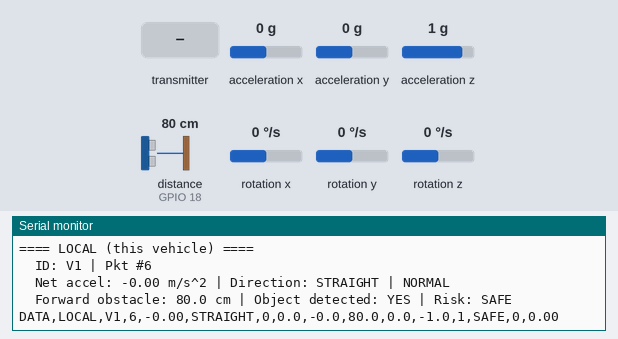
The sketch below on a simulated ESP32. Shown: the last lines printed to the serial monitor. Wiring (inferred from the names in the program): ultrasonic range finder: trigger GPIO 19; echo GPIO 18; MPU-9250 motion sensor at I2C address 0x68. The inputs (shaded band) are chosen by the test bench; at power-on: acceleration x 0 g, distance to the obstacle (sensor on GPIO 18) 80 cm, acceleration y 0 g, rotation z 0 °/s, acceleration z 1 g, rotation x 0 °/s, rotation y 0 °/s. The echo pulse lasts 58.3 µs per cm.

Above: at 1.7 s.
1.8 s: acceleration x set to -1.4 g
At 1.92 s:
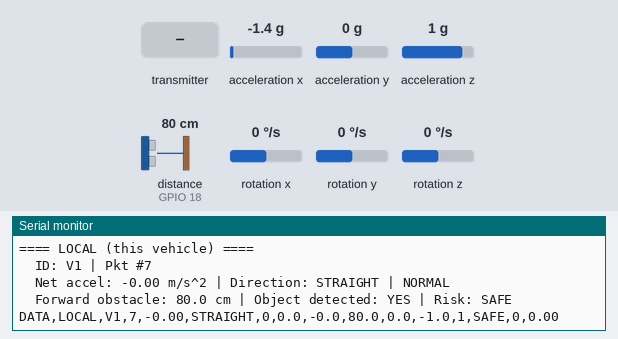
3.6 s: distance to the obstacle (sensor on GPIO 18) set to 2 cm
At 3.92 s:
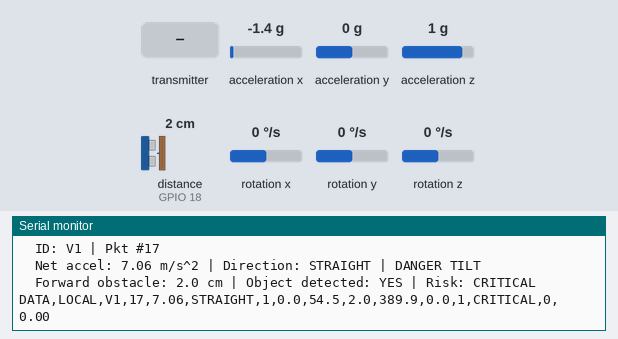
5.2 s: the transmitter starts sending msgType = 0
At 5.34 s:
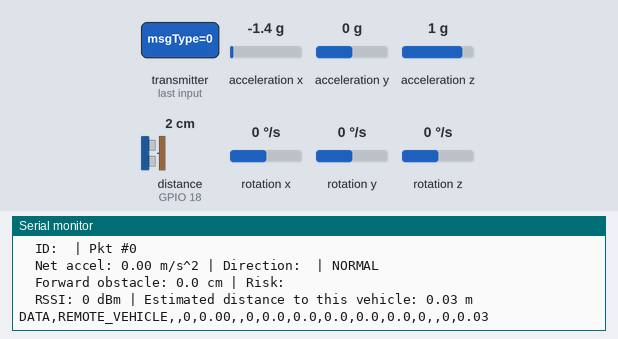
6.7 s: acceleration y set to -0.2 g
At 6.92 s:
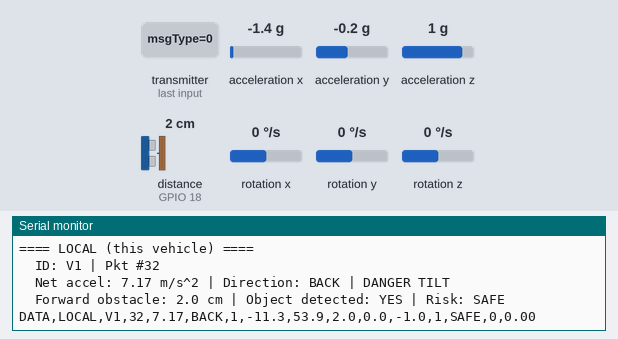
8.2 s: rotation z set to -192 °/s
At 8.52 s:
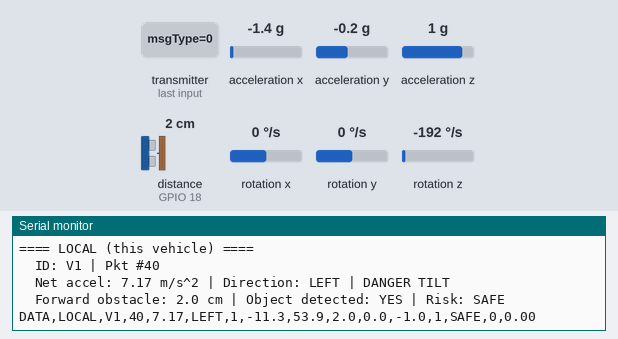
9.8 s: distance to the obstacle (sensor on GPIO 18) set to 120 cm
At 9.92 s:
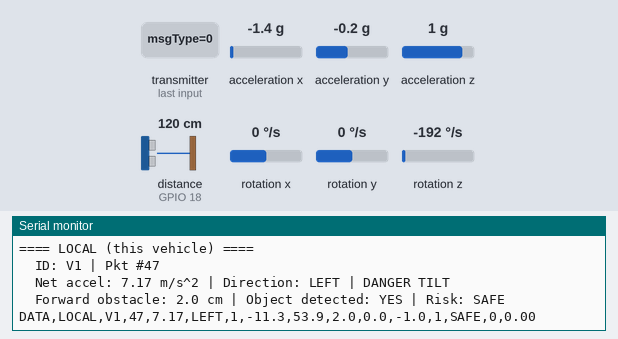

The sketch:

vehicle_node.ino
```cpp
/*
  ESP-NOW VEHICLE NODE — MPU6500 + HC-SR04 + multi-node awareness
  -----------------------------------------------------------------------------
  Flash this on BOTH vehicle ESP32 boards. There are 3 boards total in this
  system:
      - Vehicle A  (this sketch, DEVICE_ID = "V1")
      - Vehicle B  (this sketch, DEVICE_ID = "V2")
      - Blind Node (blind_node.ino, DEVICE_ID = "BN1")

  Each vehicle:
    1) Reads its own MPU6500 accel/gyro + HC-SR04 distance, computes net
       accel, tilt (Danger Tilt/Normal), direction (LEFT/RIGHT/STRAIGHT/BACK)
       and forward-obstacle TTC/risk — exactly as before.
    2) Broadcasts that as a MSG_TELEMETRY packet, tagged with its own
       deviceType (VEHICLE) and deviceId ("V1"/"V2").
    3) Listens for broadcasts from everyone else and sorts them by sender:
         - MSG_TELEMETRY from the OTHER vehicle  -> "other vehicle" data
         - MSG_BEACON     from the blind node    -> "blind node detected,
                                                      approaching at X m"
                                                      (distance via RSSI)
         - MSG_RELAY_ALERT addressed to ME       -> the blind node has seen
                                                      BOTH vehicles at once
                                                      and is warning me that
                                                      the other vehicle is
                                                      coming from the far
                                                      side of the blind spot
    4) Prints everything to Serial, human-readable, AND as "DATA,..." lines
       the companion Python dashboard (vehicle_dashboard.py) parses.

  >>> CHANGE THIS on each vehicle board before flashing: <<<
*/
#define DEVICE_ID "V1"     // use "V2" on the second vehicle board

/*
  Wiring (MPU6500):
    MPU6500 VCC -> 3.3V   | MPU6500 GND -> GND
    MPU6500 SCL -> GPIO22 | MPU6500 SDA -> GPIO21
    MPU6500 AD0 -> GND (I2C addr 0x68; tie to 3.3V for 0x69 and update
                   MPU6500_I2C_ADDR below)

  Wiring (HC-SR04):
    VCC->5V/VIN, GND->GND, Trig->GPIO19, Echo->GPIO18 (through a voltage
    divider — Echo is 5V, ESP32 GPIOs are 3.3V max)

  Libraries required: NONE beyond the ESP32 core (MPU6500 is read directly
  over I2C via Wire — see the driver class below).
*/

#include <Wire.h>
#include <string.h>
#include <math.h>
#include <WiFi.h>
#include <esp_now.h>

// ---------------- CONFIGURATION ----------------
#define RSSI_AT_1M     -40.0     // calibrate: place boards 1m apart, read RSSI, update
#define PATH_LOSS_EXP   2.5      // 2.0 open space, 2.5-3.5 indoors
#define SEND_INTERVAL_MS  200

#define TRIG_PIN  19
#define ECHO_PIN  18
#define SOUND_CM_PER_US  0.01715
#define MAX_VALID_DISTANCE_CM  400.0

#define TTC_CRITICAL_SEC   3.0
#define TTC_WARNING_SEC    8.0
#define TTC_CAUTION_SEC   15.0

#define TILT_DANGER_DEG            25.0
#define GYRO_TURN_THRESH            0.35
#define ACC_FWD_THRESH              0.6
#define OBJECT_DETECT_THRESHOLD_CM  100.0
#define GRAVITY_MS2                 9.81

#define MPU6500_I2C_ADDR     0x68
#define REG_SMPLRT_DIV       0x19
#define REG_CONFIG           0x1A
#define REG_GYRO_CONFIG      0x1B
#define REG_ACCEL_CONFIG     0x1C
#define REG_ACCEL_CONFIG2    0x1D
#define REG_PWR_MGMT_1       0x6B
#define REG_WHO_AM_I         0x75
#define REG_ACCEL_XOUT_H     0x3B

// ---- Shared packet identity constants (MUST match blind_node.ino) ----
#define DEV_VEHICLE  0
#define DEV_BLIND    1

#define MSG_TELEMETRY    0
#define MSG_BEACON       1
#define MSG_RELAY_ALERT  2

// ------------------------------------

// ---------- Minimal MPU6500 driver (I2C via Wire, no external library) ----------
class MPU6500 {
  public:
    bool begin(uint8_t addr = MPU6500_I2C_ADDR) {
      _addr = addr;
      Wire.beginTransmission(_addr);
      if (Wire.endTransmission() != 0) return false;

      uint8_t who = readReg(REG_WHO_AM_I);
      if (who != 0x70 && who != 0x71 && who != 0x73) {
        Serial.print("MPU6500: unexpected WHO_AM_I 0x");
        Serial.println(who, HEX);
      }

      writeReg(REG_PWR_MGMT_1, 0x00);
      delay(50);
      writeReg(REG_GYRO_CONFIG, 0x08);    // +/-500 dps
      writeReg(REG_ACCEL_CONFIG, 0x10);   // +/-8 g
      writeReg(REG_CONFIG, 0x04);         // gyro DLPF ~20Hz
      writeReg(REG_ACCEL_CONFIG2, 0x04);  // accel DLPF ~21Hz
      writeReg(REG_SMPLRT_DIV, 0x00);

      _accelSensLsbPerG  = 4096.0;
      _gyroSensLsbPerDps = 65.5;
      return true;
    }

    void readAccelGyro(float &ax, float &ay, float &az,
                        float &gx, float &gy, float &gz) {
      uint8_t buf[14];
      readRegs(REG_ACCEL_XOUT_H, buf, 14);
      int16_t rawAx = (int16_t)((buf[0]  << 8) | buf[1]);
      int16_t rawAy = (int16_t)((buf[2]  << 8) | buf[3]);
      int16_t rawAz = (int16_t)((buf[4]  << 8) | buf[5]);
      int16_t rawGx = (int16_t)((buf[8]  << 8) | buf[9]);
      int16_t rawGy = (int16_t)((buf[10] << 8) | buf[11]);
      int16_t rawGz = (int16_t)((buf[12] << 8) | buf[13]);

      const float G_TO_MS2 = 9.80665;
      ax = (rawAx / _accelSensLsbPerG) * G_TO_MS2;
      ay = (rawAy / _accelSensLsbPerG) * G_TO_MS2;
      az = (rawAz / _accelSensLsbPerG) * G_TO_MS2;

      const float DEG_TO_RAD_ = PI / 180.0;   // renamed to avoid clashing with Arduino.h's DEG_TO_RAD macro
      gx = (rawGx / _gyroSensLsbPerDps) * DEG_TO_RAD_;
      gy = (rawGy / _gyroSensLsbPerDps) * DEG_TO_RAD_;
      gz = (rawGz / _gyroSensLsbPerDps) * DEG_TO_RAD_;
    }

  private:
    uint8_t _addr = MPU6500_I2C_ADDR;
    float _accelSensLsbPerG  = 4096.0;
    float _gyroSensLsbPerDps = 65.5;

    void writeReg(uint8_t reg, uint8_t val) {
      Wire.beginTransmission(_addr);
      Wire.write(reg);
      Wire.write(val);
      Wire.endTransmission();
    }
    uint8_t readReg(uint8_t reg) {
      Wire.beginTransmission(_addr);
      Wire.write(reg);
      Wire.endTransmission(false);
      Wire.requestFrom((int)_addr, 1);
      return Wire.available() ? Wire.read() : 0;
    }
    void readRegs(uint8_t startReg, uint8_t *buf, uint8_t len) {
      Wire.beginTransmission(_addr);
      Wire.write(startReg);
      Wire.endTransmission(false);
      Wire.requestFrom((int)_addr, (int)len);
      for (uint8_t i = 0; i < len && Wire.available(); i++) buf[i] = Wire.read();
    }
};

MPU6500 mpu;

uint8_t broadcastAddress[] = {0xFF, 0xFF, 0xFF, 0xFF, 0xFF, 0xFF};

// ---- Shared packet format (IDENTICAL layout in blind_node.ino) ----
typedef struct struct_message {
  uint8_t  msgType;          // MSG_TELEMETRY / MSG_BEACON / MSG_RELAY_ALERT
  uint8_t  deviceType;       // DEV_VEHICLE / DEV_BLIND  (sender's type)
  char     deviceId[8];      // sender's id, e.g. "V1", "V2", "BN1"
  uint32_t counter;

  float accX, accY, accZ;
  float gyroX, gyroY, gyroZ;

  float distanceCm;
  float closingSpeedCmS;
  float ttcSec;
  char  riskLevel[10];

  float netAccel;
  char  direction[10];
  uint8_t dangerTilt;
  float rollDeg;
  float pitchDeg;
  uint8_t objectDetected;

  // Only meaningful when msgType == MSG_RELAY_ALERT (sent by the blind node)
  char  targetId[8];         // which vehicle this alert is FOR
  char  otherVehicleId[8];   // the OTHER vehicle, on the far side
  float otherVehicleDistM;   // that other vehicle's distance from the blind node
} struct_message;

struct_message outgoingMsg;
unsigned long lastSend = 0;
uint32_t sendCounter = 0;

float previousDistanceCm = -1.0;
unsigned long previousDistanceTime = 0;

// ---------- HC-SR04 ----------
float readUltrasonicCm() {
  digitalWrite(TRIG_PIN, LOW);
  delayMicroseconds(2);
  digitalWrite(TRIG_PIN, HIGH);
  delayMicroseconds(10);
  digitalWrite(TRIG_PIN, LOW);
  unsigned long duration = pulseIn(ECHO_PIN, HIGH, 30000UL);
  if (duration == 0) return -1.0;
  float distance = duration * SOUND_CM_PER_US;
  if (distance > MAX_VALID_DISTANCE_CM || distance <= 0) return -1.0;
  return distance;
}

void classifyRisk(float ttcSec, char *outBuf) {
  if (ttcSec < 0) strcpy(outBuf, "SAFE");
  else if (ttcSec < TTC_CRITICAL_SEC) strcpy(outBuf, "CRITICAL");
  else if (ttcSec < TTC_WARNING_SEC) strcpy(outBuf, "WARNING");
  else if (ttcSec < TTC_CAUTION_SEC) strcpy(outBuf, "CAUTION");
  else strcpy(outBuf, "SAFE");
}

void classifyDirection(float accY, float gyroZ, char *outBuf) {
  if (gyroZ > GYRO_TURN_THRESH) strcpy(outBuf, "RIGHT");
  else if (gyroZ < -GYRO_TURN_THRESH) strcpy(outBuf, "LEFT");
  else if (accY > ACC_FWD_THRESH) strcpy(outBuf, "STRAIGHT");
  else if (accY < -ACC_FWD_THRESH) strcpy(outBuf, "BACK");
  else strcpy(outBuf, "STRAIGHT");
}

// Returns meters (calibrated so result == 1.0 at RSSI_AT_1M)
float rssiToDistance(int rssi) {
  return pow(10.0, (RSSI_AT_1M - rssi) / (10.0 * PATH_LOSS_EXP));
}

#if ESP_ARDUINO_VERSION_MAJOR >= 3
void onDataSent(const wifi_tx_info_t *tx_info, esp_now_send_status_t status) {}
#else
void onDataSent(const uint8_t *mac_addr, esp_now_send_status_t status) {}
#endif

void onDataRecv(const esp_now_recv_info_t *info, const uint8_t *incomingData, int len) {
  struct_message incomingMsg;
  memcpy(&incomingMsg, incomingData, sizeof(incomingMsg));

  int rssi = info->rx_ctrl->rssi;
  float rssiDistM = rssiToDistance(rssi);

  if (incomingMsg.msgType == MSG_TELEMETRY && incomingMsg.deviceType == DEV_VEHICLE) {
    if (strcmp(incomingMsg.deviceId, DEVICE_ID) == 0) return; // ignore any echo of self

    Serial.println("---- OTHER VEHICLE ----");
    Serial.printf("  ID: %s | Pkt #%u\n", incomingMsg.deviceId, incomingMsg.counter);
    Serial.printf("  Net accel: %.2f m/s^2 | Direction: %s | %s\n",
                  incomingMsg.netAccel, incomingMsg.direction,
                  incomingMsg.dangerTilt ? "DANGER TILT" : "NORMAL");
    Serial.printf("  Forward obstacle: %.1f cm | Risk: %s\n",
                  incomingMsg.distanceCm, incomingMsg.riskLevel);
    Serial.printf("  RSSI: %d dBm | Estimated distance to this vehicle: %.2f m\n", rssi, rssiDistM);
    Serial.println();

    Serial.printf("DATA,REMOTE_VEHICLE,%s,%lu,%.2f,%s,%d,%.1f,%.1f,%.1f,%.1f,%.1f,%d,%s,%d,%.2f\n",
                  incomingMsg.deviceId, incomingMsg.counter, incomingMsg.netAccel,
                  incomingMsg.direction, incomingMsg.dangerTilt, incomingMsg.rollDeg,
                  incomingMsg.pitchDeg, incomingMsg.distanceCm, incomingMsg.closingSpeedCmS,
                  incomingMsg.ttcSec, incomingMsg.objectDetected, incomingMsg.riskLevel,
                  rssi, rssiDistM);
  }
  else if (incomingMsg.msgType == MSG_BEACON && incomingMsg.deviceType == DEV_BLIND) {
    Serial.printf("Blind node %s is approaching at ~%.2f m (RSSI %d dBm)\n",
                  incomingMsg.deviceId, rssiDistM, rssi);
    Serial.printf("DATA,BLIND,%s,%.2f,%d\n", incomingMsg.deviceId, rssiDistM, rssi);
  }
  else if (incomingMsg.msgType == MSG_RELAY_ALERT) {
    if (strcmp(incomingMsg.targetId, DEVICE_ID) != 0) return; // not addressed to me
    Serial.printf("*** BLIND-SPOT ALERT: Vehicle %s is approaching from the other side "
                  "of the blind node (~%.2f m from the blind node) ***\n",
                  incomingMsg.otherVehicleId, incomingMsg.otherVehicleDistM);
    Serial.printf("DATA,RELAY,%s,%.2f\n", incomingMsg.otherVehicleId, incomingMsg.otherVehicleDistM);
  }
}

void setup() {
  Serial.begin(115200);
  delay(500);

  Wire.begin(21, 22);
  Wire.setClock(400000);
  if (!mpu.begin()) {
    Serial.println("Failed to find MPU6500 — check wiring and I2C address (0x68/0x69)!");
    while (1) { delay(10); }
  }
  Serial.println("MPU6500 initialized.");

  pinMode(TRIG_PIN, OUTPUT);
  pinMode(ECHO_PIN, INPUT);
  digitalWrite(TRIG_PIN, LOW);

  WiFi.mode(WIFI_STA);
  Serial.print("This board's MAC: ");
  Serial.println(WiFi.macAddress());
  Serial.print("Device ID: ");
  Serial.println(DEVICE_ID);

  if (esp_now_init() != ESP_OK) {
    Serial.println("Error initializing ESP-NOW");
    return;
  }
  esp_now_register_send_cb(onDataSent);
  esp_now_register_recv_cb(onDataRecv);

  esp_now_peer_info_t peerInfo = {};
  memcpy(peerInfo.peer_addr, broadcastAddress, 6);
  peerInfo.channel = 0;
  peerInfo.encrypt = false;
  if (esp_now_add_peer(&peerInfo) != ESP_OK) {
    Serial.println("Failed to add broadcast peer");
    return;
  }

  outgoingMsg.msgType = MSG_TELEMETRY;
  outgoingMsg.deviceType = DEV_VEHICLE;
  memset(outgoingMsg.deviceId, 0, sizeof(outgoingMsg.deviceId));
  strncpy(outgoingMsg.deviceId, DEVICE_ID, sizeof(outgoingMsg.deviceId) - 1);
}

void loop() {
  unsigned long now = millis();
  if (now - lastSend >= SEND_INTERVAL_MS) {
    lastSend = now;

    float ax, ay, az, gx, gy, gz;
    mpu.readAccelGyro(ax, ay, az, gx, gy, gz);

    sendCounter++;
    outgoingMsg.counter = sendCounter;
    outgoingMsg.accX = ax; outgoingMsg.accY = ay; outgoingMsg.accZ = az;
    outgoingMsg.gyroX = gx; outgoingMsg.gyroY = gy; outgoingMsg.gyroZ = gz;

    float accMag = sqrt(ax * ax + ay * ay + az * az);
    outgoingMsg.netAccel = accMag - GRAVITY_MS2;
    outgoingMsg.rollDeg  = atan2(ay, az) * 180.0 / PI;
    outgoingMsg.pitchDeg = atan2(-ax, sqrt(ay * ay + az * az)) * 180.0 / PI;
    outgoingMsg.dangerTilt = (fabs(outgoingMsg.rollDeg) > TILT_DANGER_DEG ||
                              fabs(outgoingMsg.pitchDeg) > TILT_DANGER_DEG) ? 1 : 0;

    char dirBuf[10];
    classifyDirection(ay, gz, dirBuf);
    strcpy(outgoingMsg.direction, dirBuf);

    float distanceCm = readUltrasonicCm();
    float closingSpeedCmS = 0.0;
    float ttcSec = -1.0;
    if (distanceCm > 0) {
      if (previousDistanceCm > 0) {
        float elapsedSec = (now - previousDistanceTime) / 1000.0;
        if (elapsedSec > 0) closingSpeedCmS = (previousDistanceCm - distanceCm) / elapsedSec;
      }
      previousDistanceCm = distanceCm;
      previousDistanceTime = now;
      if (closingSpeedCmS > 0.5) ttcSec = distanceCm / closingSpeedCmS;
    }

    char risk[10];
    classifyRisk(ttcSec, risk);

    outgoingMsg.distanceCm = (distanceCm > 0) ? distanceCm : 0.0;
    outgoingMsg.closingSpeedCmS = closingSpeedCmS;
    outgoingMsg.ttcSec = ttcSec;
    strcpy(outgoingMsg.riskLevel, risk);
    outgoingMsg.objectDetected = (distanceCm > 0 && distanceCm <= OBJECT_DETECT_THRESHOLD_CM) ? 1 : 0;

    Serial.println("==== LOCAL (this vehicle) ====");
    Serial.printf("  ID: %s | Pkt #%u\n", DEVICE_ID, sendCounter);
    Serial.printf("  Net accel: %.2f m/s^2 | Direction: %s | %s\n",
                  outgoingMsg.netAccel, outgoingMsg.direction,
                  outgoingMsg.dangerTilt ? "DANGER TILT" : "NORMAL");
    if (distanceCm > 0) {
      Serial.printf("  Forward obstacle: %.1f cm | Object detected: %s | Risk: %s\n",
                    distanceCm, outgoingMsg.objectDetected ? "YES" : "no", risk);
    } else {
      Serial.println("  HC-SR04: no valid reading");
    }
    Serial.println();

    Serial.printf("DATA,LOCAL,%s,%lu,%.2f,%s,%d,%.1f,%.1f,%.1f,%.1f,%.1f,%d,%s,%d,%.2f\n",
                  DEVICE_ID, sendCounter, outgoingMsg.netAccel, outgoingMsg.direction,
                  outgoingMsg.dangerTilt, outgoingMsg.rollDeg, outgoingMsg.pitchDeg,
                  outgoingMsg.distanceCm, outgoingMsg.closingSpeedCmS, outgoingMsg.ttcSec,
                  outgoingMsg.objectDetected, outgoingMsg.riskLevel, 0, 0.0);

    esp_now_send(broadcastAddress, (uint8_t *)&outgoingMsg, sizeof(outgoingMsg));
  }
}
```

Measured:
- the behaviour switches between 0 and -0.1 g on acceleration y (found by bisection; images 3 and 4)
- after the input at 3.6 s, the serial monitor: prints a new line after 0.16 s (image 2)
- after the input at 5.2 s, the serial monitor: prints a new line at once (image 3)
- after the input at 6.7 s, the serial monitor: prints a new line after 0.06 s (image 4)
- after the input at 8.2 s, the serial monitor: prints a new line after 0.16 s (image 5)
